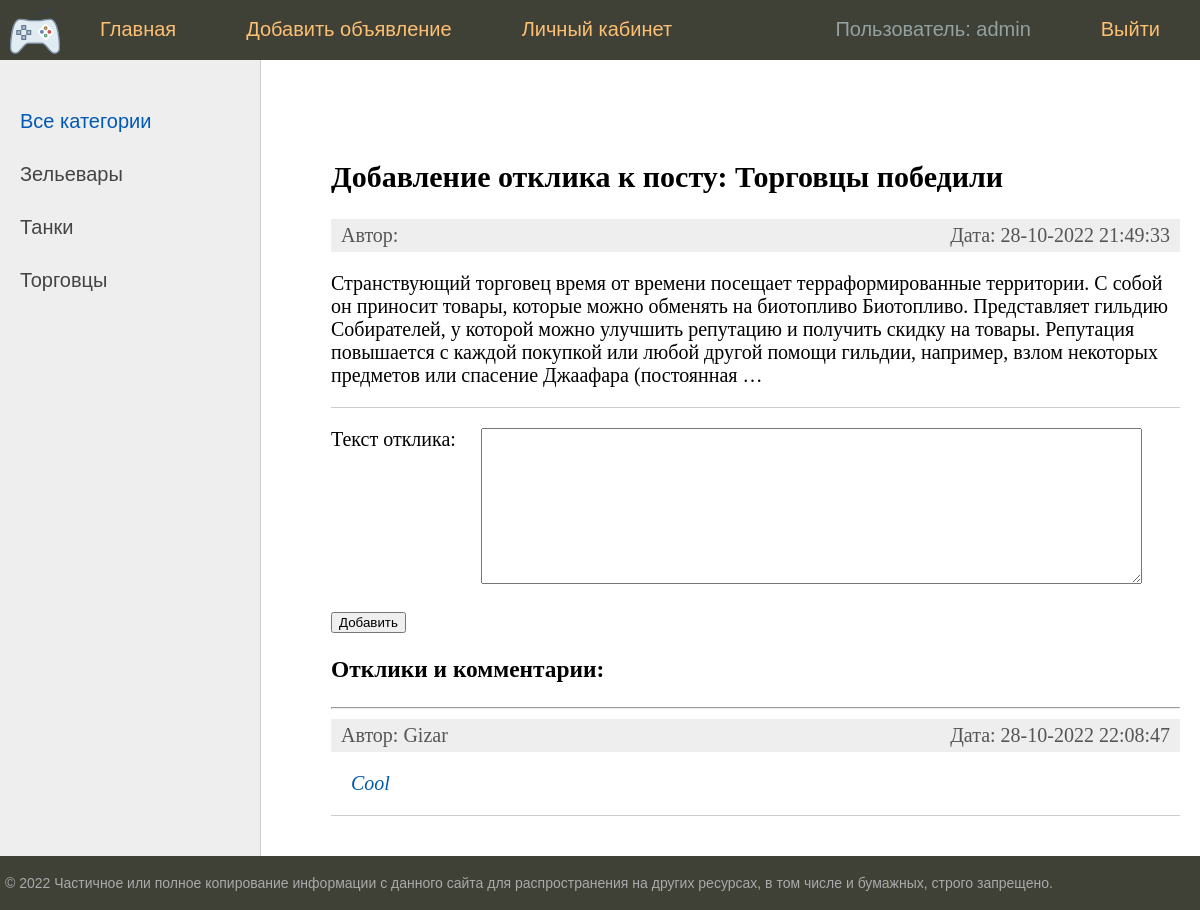
Before: /addreply/torgovtsy-pobedili/ (signed in) with the older database file.
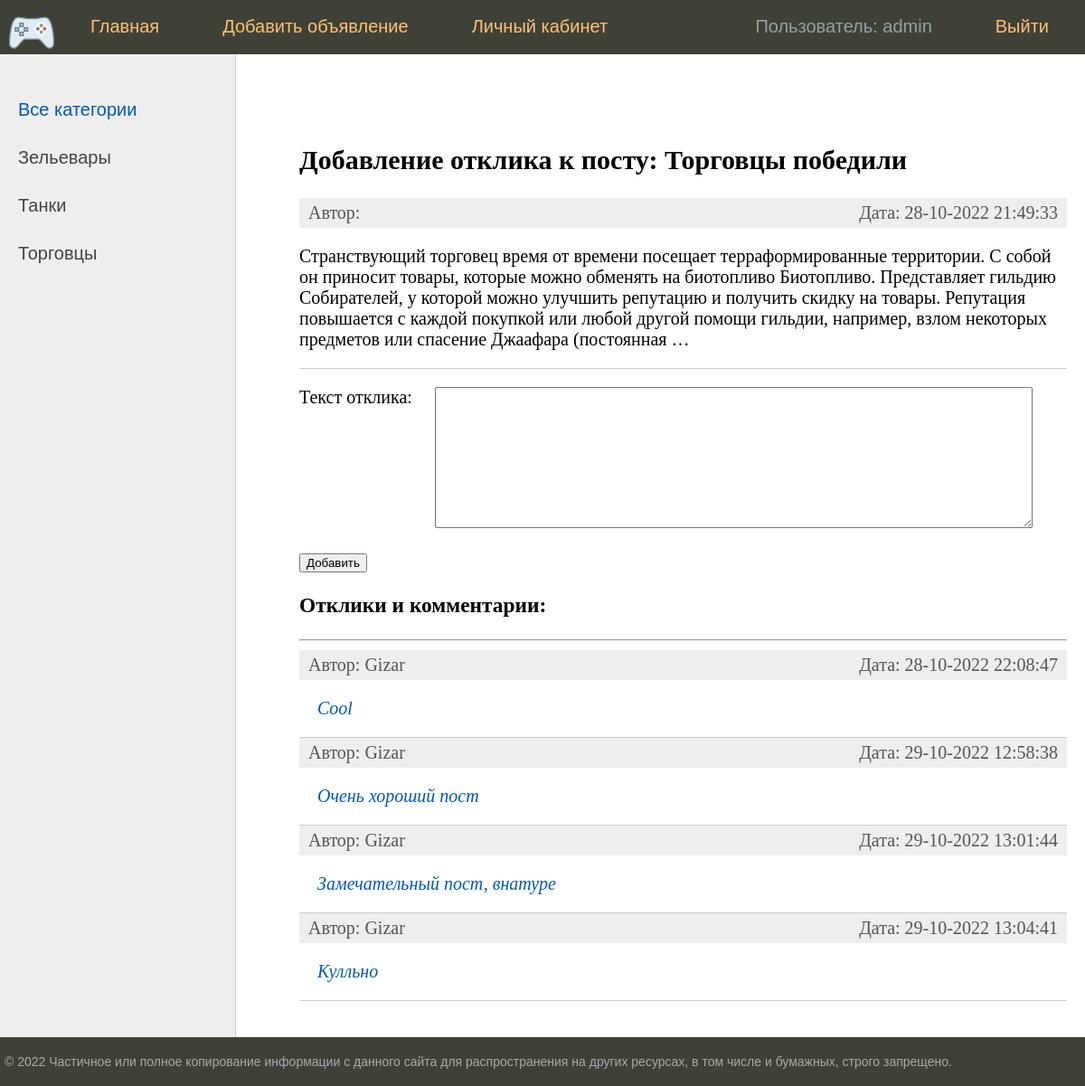
After: the same page with the newer database file.
### bboard/models.py (models this page shows, shortened)
class Category(models.Model):
    name = models.CharField(
        max_length=64,
        unique=True,
        verbose_name='Категория',
        help_text='Имя категории длинной не более 64 символов ',
    )
    slug = models.SlugField(max_length=255, unique=True, db_index=True, verbose_name="URL")
    def get_absolute_url(self):
        return reverse('category', kwargs={'cat_slug': self.slug})
    class Meta:
        verbose_name = 'Категория'
        verbose_name_plural = 'Категории'

class Post(models.Model):
    title = models.CharField(max_length=255, verbose_name="Заголовок")
    content = RichTextUploadingField(blank=True, default='', verbose_name="Текст")
    category = models.ForeignKey('Category', on_delete=models.PROTECT, verbose_name="Категория")
    user = models.ForeignKey('User', on_delete=models.CASCADE, verbose_name="Пользователь")
    photo = models.ImageField(upload_to="photos/%Y/%m/%d/", verbose_name="Фото заголовка", blank=True, null=True)
    time_create = models.DateTimeField(auto_now_add=True)
    time_update = models.DateTimeField(auto_now=True)
    is_created = models.BooleanField(default=True)
    slug = models.SlugField(max_length=255, unique=True, db_index=True, verbose_name="URL")
    is_published = models.BooleanField(default=True, verbose_name="Опубликовать")
    class Meta:
        verbose_name = 'Объявление'
        verbose_name_plural = 'Объявления'

class Reply(models.Model):
    user = models.ForeignKey('User', on_delete=models.CASCADE, verbose_name="Пользователь")
    post = models.ForeignKey('Post', on_delete=models.CASCADE, verbose_name="Пост")
    time_create = models.DateTimeField(auto_now_add=True)
    time_update = models.DateTimeField(auto_now=True)
    text = models.TextField(blank=True, verbose_name="Текс")
    is_approved = models.BooleanField(default=False, verbose_name="Разрешено")
    def get_absolute_url(self):
        return reverse('reply', kwargs={'pk': self.pk})
    class Meta:
        verbose_name = 'Отклик'
        verbose_name_plural = 'Отклики'

class User(AbstractUser):
    email = models.EmailField(
        "email address",
        unique=True
    )
    email_verify = models.BooleanField(default=False)
    USERNAME_FIELD = "email"
    REQUIRED_FIELDS = ["username"]
    def __str__(self):
        return f'{self.username}'
    class Meta:
        verbose_name = 'Пользователь'
        verbose_name_plural = 'Пользователи'

### bboard/views.py (the view, shortened to what this page needs)
# urls.py: path('addreply/<slug:post_slug>/', AddReplyView.as_view(), name='add_reply'),
class AddReplyView(LoginRequiredMixin, DataMixin, View):
    form_class = AddReplyForm
    template_name = 'bboard/reply_add.html'
    def get(self, request, post_slug, *args, **kwargs):
        form = self.form_class()
        categories = self.get_user_context()['categories']
        menu = self.get_user_context()['menu']
        cat_selected = self.get_user_context()['cat_selected']
        print(post_slug)
        context = {
            'form': form,
            'menu': menu,
            'categories': categories,
            'cat_selected': cat_selected,
            'post_slug': post_slug,
        }
        return render(request, self.template_name, context=context )

### bboard/forms.py
class AddReplyForm(forms.Form):
    text = forms.CharField(widget=forms.Textarea(attrs={'cols': 80, 'rows': 10}), label='Текст отклика')

### bboard/templatetags/bboard_tags.py (called while the page is built)
@register.inclusion_tag('bboard/list_replies.html')
def show_replies(sort=None, throught_slug=False, post_id=None):
    if throught_slug:
        post_id = Post.objects.get(slug=post_id).pk
    if post_id is not None:
        if not sort:
            replies = Reply.objects.filter(post=post_id, is_approved=True)
        else:
            replies = Reply.objects.filter(post=post_id, is_approved=True).order_by(sort)
        return {"replies": replies}
    else:
        return {"replies": {}}

@register.inclusion_tag('bboard/show_post.html')
def show_post(slug_post=None):
    if slug_post is not None:
        posts = Post.objects.filter(slug=slug_post, is_published=True)
        return {"posts": posts}
    else:
        return {"posts": {}}

### bboard/templates/bboard/reply_add.html (shortened to what this page needs)
{% extends 'base.html' %}
{% load crispy_forms_tags %}
{% load bboard_tags %}
{% block content %}
<form action="{% url 'add_reply' post_slug %}" method="post" enctype="multipart/form-data">
    {% show_post slug_post=post_slug %}
    <p><label class="form-label" for="{{ form.text.id_for_label }}">{{form.text.label}}: </label>{{ form.text }}</p>
    <button type="submit">Добавить</button>
</form>
<h3>Отклики и комментарии:</h3>
<hr>
{% show_replies throught_slug=True post_id=post_slug %}
{% endblock %}

### templates/base.html (shortened to what this page needs)
<!DOCTYPE html>
<html>
<head>
	{% load static %}
	{% load bboard_tags %}
	<link type="text/css" href="{% static 'bboard/css/styles.css' %}" rel="stylesheet" />
</head>
<body>
	<table class="table-page" border=0 cellpadding="0" cellspacing="0">
	<tr><td valign=top>
	{% block mainmenu %}
			<div class="header">
				<ul id="mainmenu" class="mainmenu">
					<li class="logo"><a href="{% url 'home' %}"><div class="logo"></div></a></li>
					{% for m in menu %}
						{% if not forloop.last %}
							<li><a href="{% url m.url_name %}">{{ m.title }}</a></li>
						{% else %}
							<li class="last"><a href="{% url m.url_name %}">{{ m.title }}</a></li>
						{% endif %}
					{% endfor %}
					{% if user.is_authenticated %}
						<li class="last" style="color: #93a1a1 ">Пользователь: {{ user }}</li>
					{% else %}
						<li class="last"><a href="{% url 'register' %}">Зарегистрироваться</a></li>
					{% endif %}
				</ul>
			</div>
	{% endblock mainmenu %}
	<table class="table-content" border=0 cellpadding="0" cellspacing="0">
	<tr>
		<td valign="top" class="left-chapters">
		<ul id="leftchapters">
			{% if cat_selected == 0 %}
				<li class="selected">Все категории</li>
			{% else %}
				<li><a href="{% url 'home' %}">Все категории</a></li>
			{% endif %}
			{% for c in categories %}
			{% if c.post__count > 0 %}
					{% if c.pk == cat_selected %}
						<li class="selected">{{c.name}}</li>
					{% else %}
						<li><a href="{{ c.get_absolute_url }}">{{c.name}}</a></li>
					{% endif %}
			{% endif %}
			{% endfor %}
		</ul>
	</td>
	<td valign="top" class="content">
		<div class="content-text">
			{% block content %}
			{% endblock %}
		</div>
	</td></tr></table>
	</td></tr>
	<tr><td valign=top>
		<div id="footer">
			<p>&copy; 2022 Частичное или полное копирование информации с данного сайта для распространения на других ресурсах, в том числе и бумажных, строго запрещено.</p>
		</div>
	</td></tr></table>
</body>
</html>

### bboard/templates/bboard/show_post.html
{% if posts %}
	<ul class="list-articles">
		{% for post in posts %}
			<p><h2>Добавление отклика к посту: {{ post.title }}</h2></p>
			<li>
				<div class="article-panel">
					<p class="first">Автор: {{ post.author }}</p>
					<p class="last">Дата: {{post.time_update|date:"d-m-Y H:i:s"}}</p>
				</div>
				<div>
                    {% autoescape off %}
                    	{{post.content|linebreaks|truncatewords:50}}
                    {% endautoescape %}
				</div>
			</li>
		{% endfor %}
	</ul>
{% else %}
		<p>Объявление не найдено</p>
{% endif %}

### bboard/templates/bboard/list_replies.html
{% if replies %}
	<ul class="list-articles">
		{% for rep in replies %}
			<li>
				<div class="article-panel">
					<p class="first">Автор: {{ rep.user }}</p>
					<p class="last">Дата: {{rep.time_update|date:"d-m-Y H:i:s"}}</p>
				</div>
				<div>
					<p><i><a href="{{ rep.get_absolute_url }}" style="margin-left:20px;">{{rep.text}}</a></i></p>
				</div>
			</li>
		{% endfor %}
	</ul>
{% else %}
		<p>Откликов: 0</p>
{% endif %}

Changed rows visible on the page:
added Reply: user "Gizar", time_update "29-10-2022 12:58:38", text "Очень хороший пост"
added Reply: user "Gizar", time_update "29-10-2022 13:01:44", text "Замечательный пост, внатуре"
added Reply: user "Gizar", time_update "29-10-2022 13:04:41", text "Кулльно"
